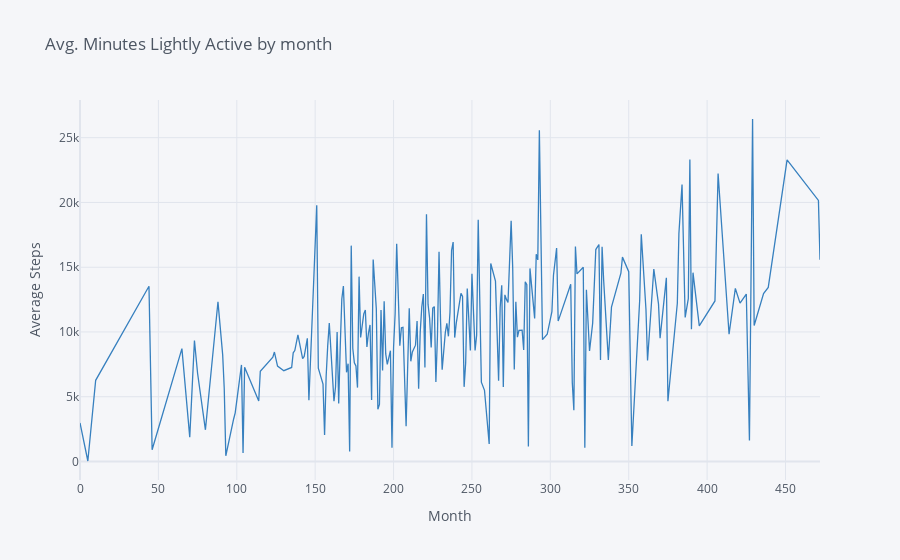
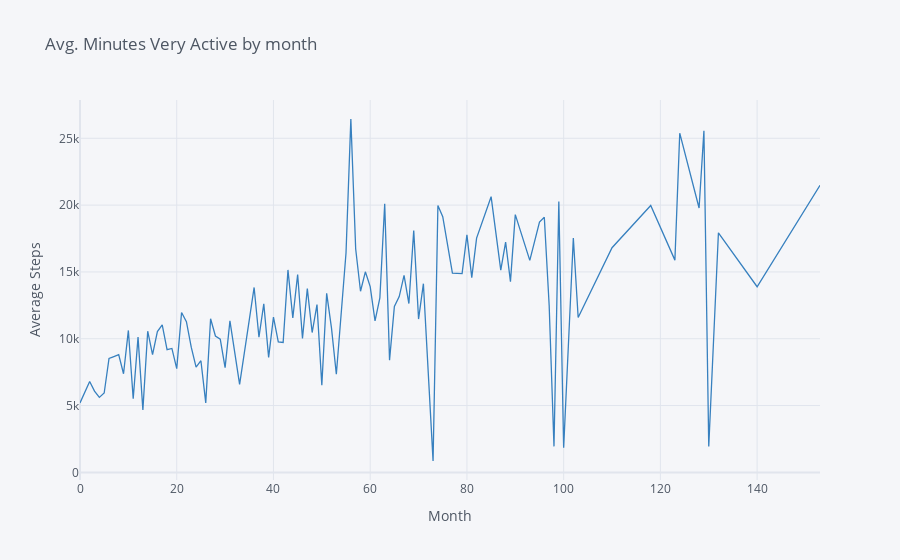
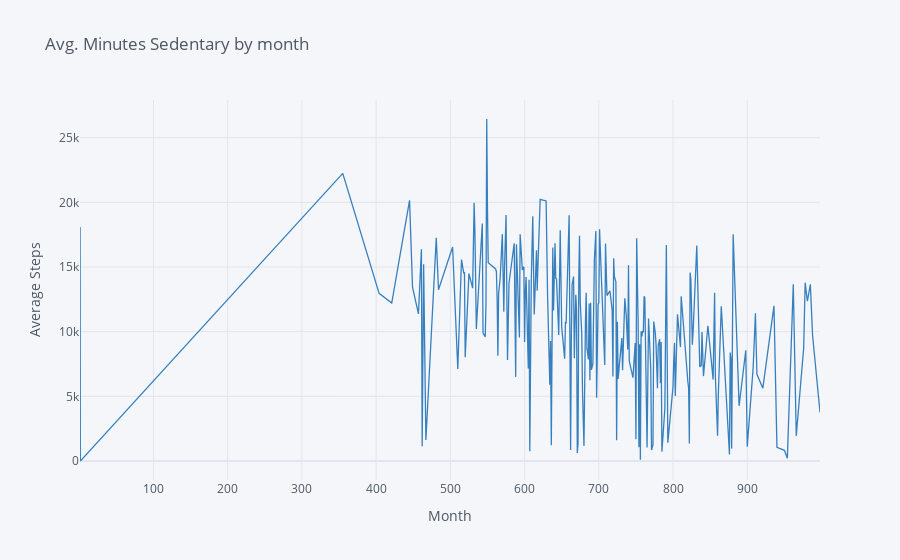

Write notebook code for charts like these, in order.
### Markdown cell above
## Coding Session II - 30 minutes

**Write a loop to plot 3 scatter plots of the following features:**

1. **`Minutes Lightly Active`  vs `Steps`**
1. **`Minutes Very Active` vs `Steps`**
1. **`Minutes Sedentary` vs `Steps`**

### Code cell
list_plot=['Minutes Lightly Active','Minutes Very Active','Minutes Sedentary']

for i in list_plot:
    data = fitbit.groupby(i, as_index=False).agg({'Steps':'mean'})
    data.iplot(kind='line', x=i, xTitle='Month', color='blue',yTitle='Average Steps', title='Avg. '+ i +' by month')

### Figure 1 — Plotly figure (JSON) as saved in the notebook; plotly's stock layout.template omitted (floating-point values rounded to 4 significant figures; data arrays with more than 128 entries replaced by an {"elided": "..."} marker saying what was removed)
{"data": [{"line": {"color": "rgba(55, 128, 191, 1.0)", "dash": "solid", "shape": "linear", "width": 1.3}, "mode": "lines", "name": "Steps", "text": "", "type": "scatter", "x": {"elided": "210 int values"}, "y": {"elided": "210 float values"}}], "layout": {"legend": {"bgcolor": "#F5F6F9", "font": {"color": "#4D5663"}}, "paper_bgcolor": "#F5F6F9", "plot_bgcolor": "#F5F6F9", "title": {"font": {"color": "#4D5663"}, "text": "Avg. Minutes Lightly Active by month"}, "xaxis": {"gridcolor": "#E1E5ED", "showgrid": true, "tickfont": {"color": "#4D5663"}, "title": {"font": {"color": "#4D5663"}, "text": "Month"}, "zerolinecolor": "#E1E5ED"}, "yaxis": {"gridcolor": "#E1E5ED", "showgrid": true, "tickfont": {"color": "#4D5663"}, "title": {"font": {"color": "#4D5663"}, "text": "Average Steps"}, "zerolinecolor": "#E1E5ED"}}}

### Figure 2 — Plotly figure (JSON) as saved in the notebook; plotly's stock layout.template omitted (floating-point values rounded to 4 significant figures)
{"data": [{"line": {"color": "rgba(55, 128, 191, 1.0)", "dash": "solid", "shape": "linear", "width": 1.3}, "mode": "lines", "name": "Steps", "text": "", "type": "scatter", "x": [0, 1, 2, 3, 4, 5, 6, 7, 8, 9, 10, 11, 12, 13, 14, 15, 16, 17, 18, 19, 20, 21, 22, 23, 24, 25, 26, 27, 28, 29, 30, 31, 32, 33, 35, 36, 37, 38, 39, 40, 41, 42, 43, 44, 45, 46, 47, 48, 49, 50, 51, 52, 53, 54, 55, 56, 57, 58, 59, 60, 61, 62, 63, 64, 65, 66, 67, 68, 69, 70, 71, 73, 74, 75, 77, 79, 80, 81, 82, 85, 87, 88, 89, 90, 93, 95, 96, 97, 98, 99, 100, 102, 103, 110, 118, 123, 124, 128, 129, 130, 132, 140, 153], "y": [5201.0, 6036.0, 6795.0, 6081.0, 5614, 5940.0, 8533.0, 8670, 8806.0, 7382, 10620.0, 5512.0, 10120.0, 4678.0, 10570.0, 8816.0, 10540.0, 11040.0, 9186.0, 9275, 7766.0, 11970.0, 11280.0, 9367.0, 7884.0, 8356.0, 5203.0, 11500.0, 10200.0, 9971.0, 7843.0, 11338, 8911.0, 6582, 11410.0, 13837, 10117, 12620.0, 8607.0, 11614, 9761, 9724.0, 15150.0, 11560, 14810.0, 10020.0, 13750.0, 10466, 12550.0, 6528.0, 13400.0, 10790.0, 7344.0, 11861, 16410.0, 26444, 16710.0, 13560.0, 15010.0, 13910.0, 11340.0, 13059, 20109, 8398.0, 12410.0, 13158, 14750.0, 12640.0, 18092, 11470.0, 14120.0, 852, 19977, 19140.0, 14912, 14870.0, 17777, 14577, 17528, 20630.0, 15135, 17232, 14273, 19290, 15860.0, 18730.0, 19087, 12521, 1945, 20269, 1853, 17535, 11587, 16813, 19971, 15884, 25385, 19784, 25571, 1944, 17928, 13893, 21479]}], "layout": {"legend": {"bgcolor": "#F5F6F9", "font": {"color": "#4D5663"}}, "paper_bgcolor": "#F5F6F9", "plot_bgcolor": "#F5F6F9", "title": {"font": {"color": "#4D5663"}, "text": "Avg. Minutes Very Active by month"}, "xaxis": {"gridcolor": "#E1E5ED", "showgrid": true, "tickfont": {"color": "#4D5663"}, "title": {"font": {"color": "#4D5663"}, "text": "Month"}, "zerolinecolor": "#E1E5ED"}, "yaxis": {"gridcolor": "#E1E5ED", "showgrid": true, "tickfont": {"color": "#4D5663"}, "title": {"font": {"color": "#4D5663"}, "text": "Average Steps"}, "zerolinecolor": "#E1E5ED"}}}

### Figure 3 — Plotly figure (JSON) as saved in the notebook; plotly's stock layout.template omitted (floating-point values rounded to 4 significant figures; data arrays with more than 128 entries replaced by an {"elided": "..."} marker saying what was removed)
{"data": [{"line": {"color": "rgba(55, 128, 191, 1.0)", "dash": "solid", "shape": "linear", "width": 1.3}, "mode": "lines", "name": "Steps", "text": "", "type": "scatter", "x": {"elided": "282 float values"}, "y": {"elided": "282 float values"}}], "layout": {"legend": {"bgcolor": "#F5F6F9", "font": {"color": "#4D5663"}}, "paper_bgcolor": "#F5F6F9", "plot_bgcolor": "#F5F6F9", "title": {"font": {"color": "#4D5663"}, "text": "Avg. Minutes Sedentary by month"}, "xaxis": {"gridcolor": "#E1E5ED", "showgrid": true, "tickfont": {"color": "#4D5663"}, "title": {"font": {"color": "#4D5663"}, "text": "Month"}, "zerolinecolor": "#E1E5ED"}, "yaxis": {"gridcolor": "#E1E5ED", "showgrid": true, "tickfont": {"color": "#4D5663"}, "title": {"font": {"color": "#4D5663"}, "text": "Average Steps"}, "zerolinecolor": "#E1E5ED"}}}
